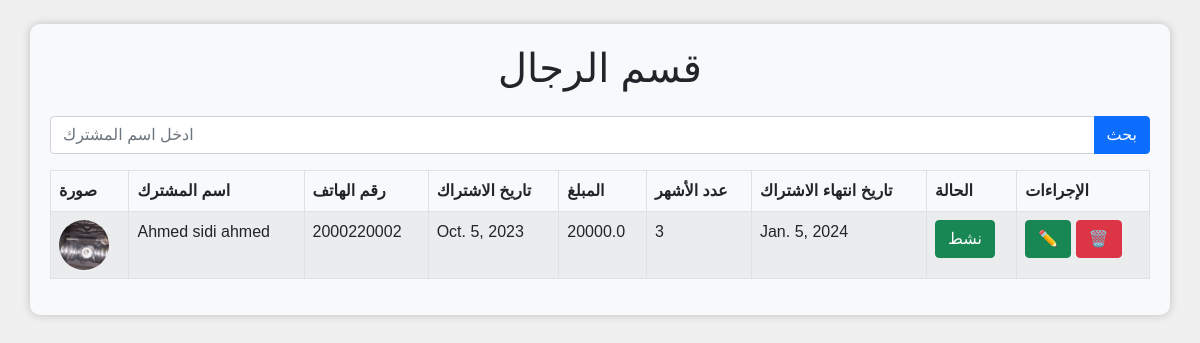
Page /list_Man/ on the earlier database version.
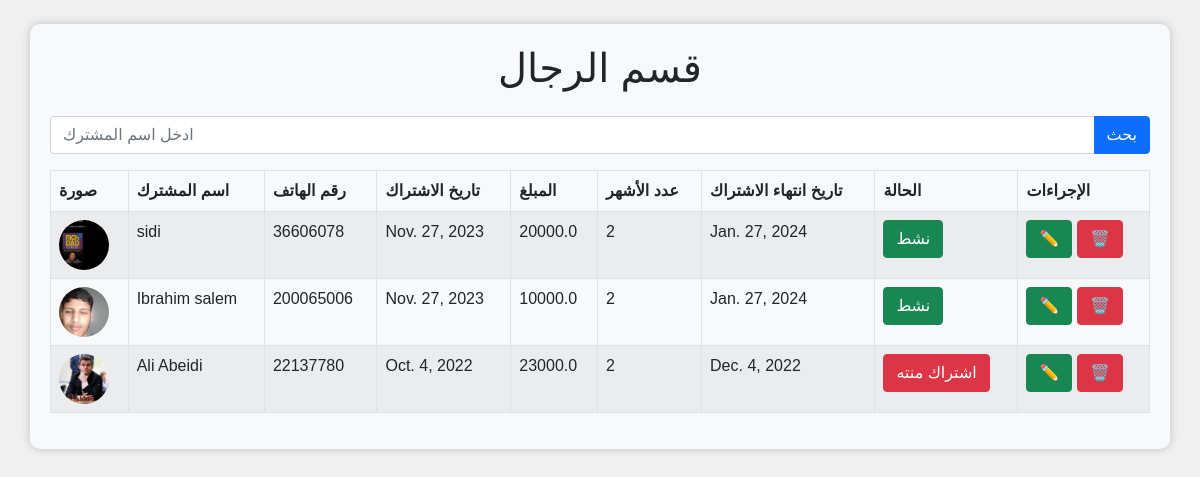
Same page on the later database version.
### gym/models.py (models this page shows, shortened)
class Subscriber(models.Model):
    name = models.CharField(max_length=255)
    phone_number = models.CharField(max_length=11)
    image = models.ImageField(upload_to='subscriber_images')
    gender = models.CharField(max_length=10, choices=Gender.choices)
    salary = models.FloatField()
    subscription_date = models.DateField()
    how_many_month = models.IntegerField()
    expired_date = models.DateField(null=True, blank=True)  # Add this field
    @property
    def is_subscription_expired(self):
        return self.expired_date < date.today()

### gym/views.py (the view)
# urls.py: path('list_Man/', views.list_Man, name='list_Man'),
def list_Man(request):
    male_subscribers = Subscriber.objects.filter(gender='male')
    context = {'posts': male_subscribers}
    return render(request, 'html/list_Male.html', context)

### gym/templates/html/list_Male.html (shortened to what this page needs)
{% load static %}
<!DOCTYPE html>
<html lang="en">
<head>
    <link href="https://cdn.jsdelivr.net/npm/bootstrap@5.0.1/dist/css/bootstrap.min.css" rel="stylesheet">
    <link rel="stylesheet" href="{% static 'css/table.css'%}">
</head>
<body>
  <form method="get" action="{%url 'search_subscribers' %}">
    <div class="container mt-4">
        <h1 class="text-center mb-4">قسم الرجال</h1>
        <div class="input-group mb-3">
          <input type="search" name="name" id="searchInput"  class="form-control" placeholder="ادخل اسم المشترك">
          <button type="submit" class="btn btn-primary">بحث</button>
      </div>
    </form>
      <form method="post" action="">
        <table class="table table-bordered table-striped " id="userTable">          <thead>
              <tr>
                <th>صورة</th>
                <th> اسم المشترك</th>
                <th>رقم الهاتف</th>
                <th> تاريخ الاشتراك </th>
                <th>المبلغ</th>
                <th>عدد الأشهر</th>
                <th>تاريخ انتهاء الاشتراك</th>
                <th>الحالة</th>
                <th>الإجراءات</th>
              </tr>
          </thead>
          <tbody>
              {% for subscriber in posts %}
                  <tr>
                    <td>
                      <div class="profile-image">
                          <img src="{{  subscriber.image.url }}" alt="{{  subscriber.name }}">
                      </div>
                  </td>
                      <td>{{  subscriber.name }}</td>
                      <td>{{  subscriber.phone_number }}</td>
                      <td>{{  subscriber.subscription_date }}</td>
                      <td>{{  subscriber.salary }}</td>
                      <td>{{  subscriber.how_many_month }}</td>
                      <td>{{  subscriber.expired_date }}</td>
                        <td>
                          <div class="subscription-status">
                              <button class="btn {% if subscriber.is_subscription_expired %}btn-danger{% else %}btn-success{% endif %}">
                                  {% if subscriber.is_subscription_expired %} اشتراك منته{% else %}نشط{% endif %}
                              </button>
                          </div>
                      </td>
                      <td>
                        <a href="{% url 'update_subscriber' subscriber.id %}" class="btn btn-success edit-button">
                          ✏️
                        </a>
                        <a href="{% url 'delete_subscriber' subscriber.id %}" class="btn btn-danger delete-button">
                           🗑️
                        </a>
                      </td>
                  </tr>
              {% endfor %}
          </tbody>
      </table>
</form>
</body>
</html>

### gym/static/css/table.css (style rules this page uses)
body { font-family: Arial, sans-serif; background-color: #f0f0f0; margin: 0; padding: 0; }
.container { margin-top: 20px; padding: 20px; background-color: #f8f9fa; border-radius: 10px; box-shadow: 0px 0px 10px rgba(0, 0, 0, 0.2); }
h1 { text-align: center; }
.profile-image { width: 50px; height: 50px; border-radius: 50%; overflow: hidden; }
.profile-image img { width: 100%; height: 100%; object-fit: cover; }
.table tbody tr { font-weight: normal; }

Differences in the rows shown:
removed Subscriber: image (picture), name "Ahmed sidi ahmed", phone_number "2000220002", subscription_date "Oct. 5, 2023", salary "20000.0", how_many_month "3", expired_date "Jan. 5, 2024", shows "نشط"
added Subscriber: image (picture), name "sidi", phone_number "36606078", subscription_date "Nov. 27, 2023", salary "20000.0", how_many_month "2", expired_date "Jan. 27, 2024", shows "نشط"
added Subscriber: image (picture), name "Ibrahim salem", phone_number "200065006", subscription_date "Nov. 27, 2023", salary "10000.0", how_many_month "2", expired_date "Jan. 27, 2024", shows "نشط"
added Subscriber: image (picture), name "Ali Abeidi", phone_number "22137780", subscription_date "Oct. 4, 2022", salary "23000.0", how_many_month "2", expired_date "Dec. 4, 2022", shows "اشتراك منته"
